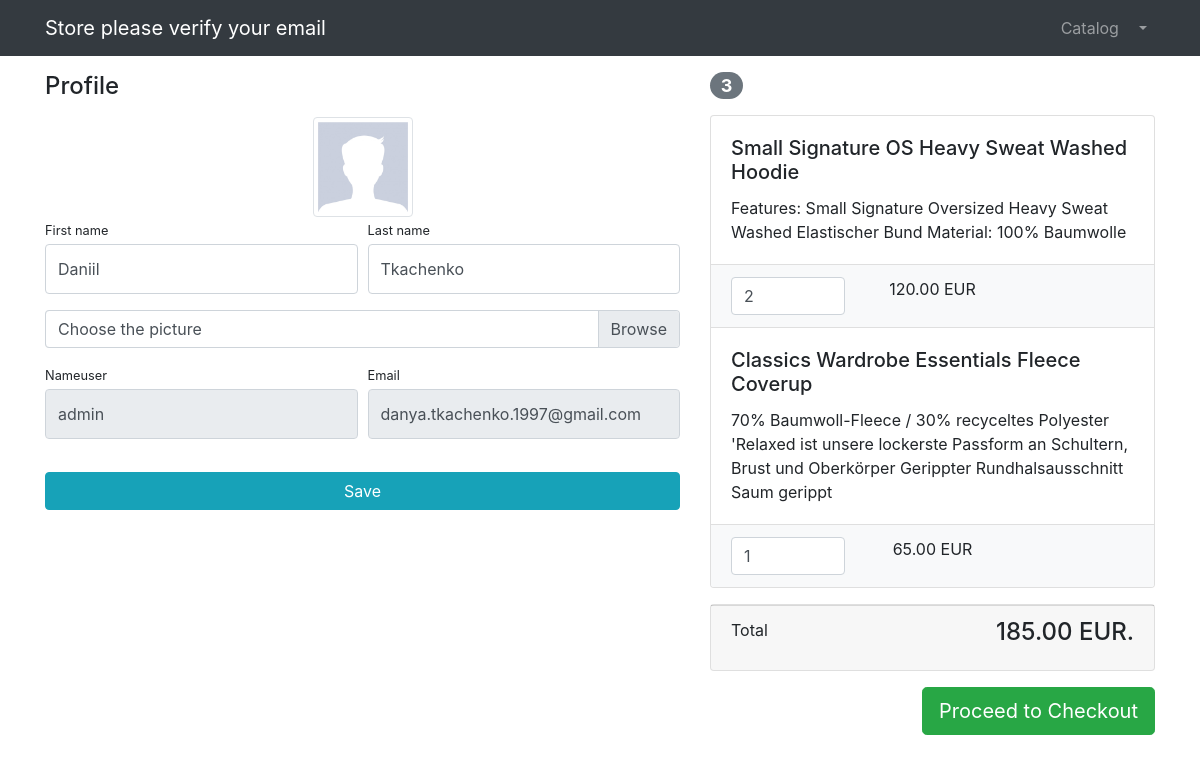
Page /users/profile/1 (signed in) on the earlier database version.
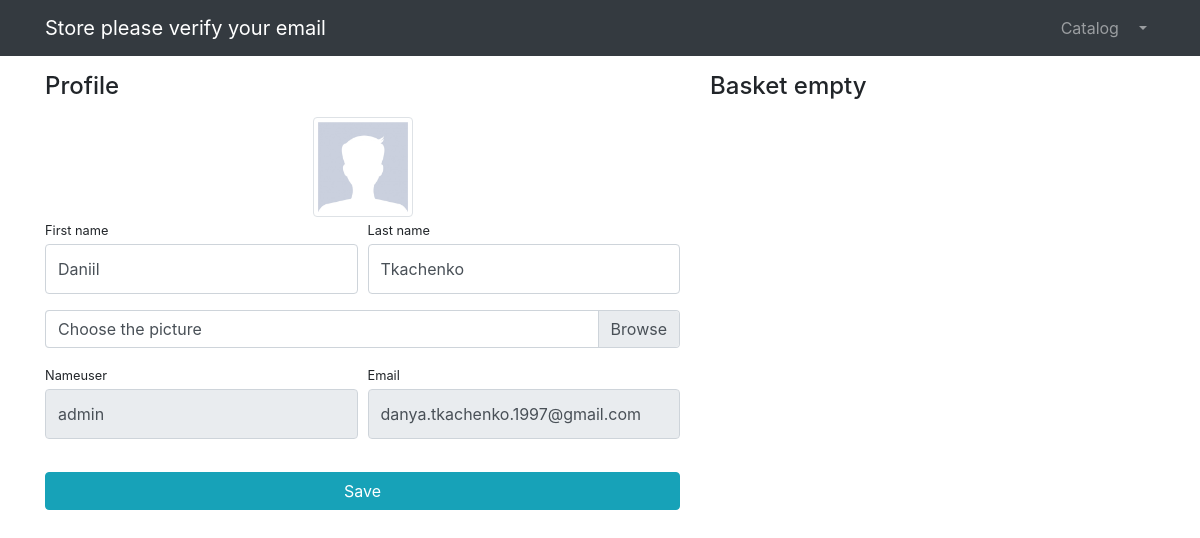
Same page on the later database version.
### products/models.py (models this page shows, shortened)
class Basket(models.Model):
    user = models.ForeignKey(to=User, on_delete=models.CASCADE)
    product = models.ForeignKey(to=Products, on_delete=models.CASCADE)
    quantity = models.PositiveSmallIntegerField(default=0)
    created_timestamp = models.DateTimeField(auto_now_add=True)
    objects = BasketQuearySet.as_manager()
    def sum(self):
        return self.product.price * self.quantity

class Products(models.Model):
    name = models.CharField(max_length=256)
    gender_choices = [
        ('M', 'Мужской'),
        ('F', 'Женский'),
        ('U', 'Унисекс'),
    ]
    gender = models.CharField(max_length=1, choices=gender_choices, default='U')
    slug = models.SlugField(max_length=250, default=None)
    company = models.CharField(max_length=128, default=None)
    description = models.TextField()
    price = models.DecimalField(decimal_places=2, max_digits=6)
    quanity = models.PositiveIntegerField(default=0)
    stripe_product_price_id = models.CharField(max_length=128, null=True, blank=True)
    category = models.ForeignKey(ProductsCategori, on_delete=models.CASCADE)
    class Meta:
        verbose_name = 'Product'
        verbose_name_plural = 'Products'
    def upload_to(self, filename):
        return f'products_image/{self.name}/{filename}'
    main_image = models.ImageField(upload_to=upload_to, default=None)

### users/views.py (the view, shortened to what this page needs)
# urls.py: path("profile/<int:pk>", login_required(views.UserProfileView.as_view()), name='profile'),
class UserProfileView(UpdateView):
    model = User
    form_class = UserProfileForm
    template_name = 'users/profile.html'

### users/form.py
class UserProfileForm(UserChangeForm):
    first_name = forms.CharField(widget=forms.TextInput(attrs={
        'class': "form-control py-4",
    }))
    last_name = forms.CharField(widget=forms.TextInput(attrs={
        'class': "form-control py-4",
    }))
    image = forms.ImageField(widget=forms.FileInput(attrs={
        'class': "custom-file-label",
    }), required=False)
    username = forms.CharField(widget=forms.TextInput(attrs={
        'class': "form-control py-4", 'readonly': True
    }))
    email = forms.CharField(widget=forms.TextInput(attrs={
        'class': "form-control py-4", 'readonly': True
    }))
    class Meta:
        model = User
        fields = ('first_name', 'last_name', 'image', 'username', 'email')

### products/context_processors.py (called while the page is built)
def basket(request):
    user = request.user
    return {'basket': Basket.objects.filter(user=user) if user.is_authenticated else []}

### products/models.py (called while the page is built)
    def total_sum(self):
        return sum(basket.sum() for basket in self)

    def total_quantity(self):
        return sum(basket.quantity for basket in self)

### users/templates/users/profile.html (shortened to what this page needs)
{% extends 'products/base.html' %}
{% load static %}
{% block css %}
    <link rel="stylesheet" href="{% static 'vendor/css/profile.css' %}">
{% endblock %}
{% block content %}
    <div class="container">
    <div class="row">
        <div class="col-lg-7">
            <h4 class="mt-3 mb-3">Profile</h4>
            <div class="col-lg-12 text-center">
                <img width="100" height="100"
                     src="{% if user.image %} {{ user.image.url }} {% else %} {% static 'vendor/img/users/default_avatar.jpg' %} {% endif %}"
                     class="img-thumbnail">
            </div>
            <form action="{% url 'profile' user.id %}" method="post" enctype = "multipart/form-data">
                <div class="form-row">
                    <div class="col-lg-6">
                        <div class="form-group">
                            <label class="small mb-1" for="{{form.first_name.id_for_label}}">First name</label>
                            {{ form.first_name }}
                        </div>
                    </div>
                    <div class="col-lg-6">
                        <div class="form-group">
                            <label class="small mb-1" for="{{form.last_name.id_for_label}}">Last name</label>
                            {{form.last_name}}
                        </div>
                    </div>
                </div>
                <div class="form-row mb-2">
                    <div class="col-lg-12">
                        <div class="custom-file">
                            <label class="custom-file-label" for="{{form.image.id_for_label}}">Choose the picture</label>
                        </div>
                    </div>
                </div>
                <div class="form-row">
                    <div class="col-lg-6">
                        <label class="small mb-1" for="{{form.username.id_for_label}}">Nameuser</label>
                        {{form.username}}
                    </div>
                    <div class="col-lg-6">
                        <label class="small mb-1" for="{{form.email.id_for_label}}">Email</label>
                        {{form.email}}
                    </div>
                </div>
                <div class="form-row">
                    <div class="col-lg-12" style="margin-top: 33px;">
                        <input class="btn btn-info btn-block" type="submit" value="Save">
                    </div>
                </div>
            </form>
        </div>
        <div class="col-lg-5">
          {% include 'users/basket.html' %}
        </div>
    </div>
</div>
{% endblock %}

### users/templates/users/basket.html (shortened to what this page needs)
{% if basket%}
    <h4 class="mt-3 mb-3 d-flex justify-content-between align-items-center mb-3">
                 <span class="badge badge-secondary badge-pill">{{basket.total_quantity}}</span>
            </h4>
            <div class="card mb-3">
                {%for i in basket%}
                <div class="card-body">
                    <h5 class="card-title">{{ i.product.name }}</h5>
                    <p class="card-text">{{ i.product.description }} </p>
                </div>
                <ul class="list-group list-group-flush">
                    <li class="list-group-item bg-light">
                        <div class="row text-center">
                            <div class="col-lg-4">
                                <input name="basketID" type="number" class="form-control"
                                       value={{i.quantity}} >
                            </div>
                            <div class="col-lg-4">{{i.sum}} EUR</div>
                        </div>
                    </li>
                </ul>
                {%endfor%}
            </div>
            <div class="card mb-3">
                <div class="card-footer">
                    <p class="float-left">Total</p>
                    <h4 class="float-right">{{basket.total_sum}} EUR.</h4>
                </div>
            </div>
            <a class="btn btn-success btn-lg float-right" href="{% url 'order-create'%}">
                Proceed to Checkout
            </a>
{%else%}
        <h4 class="mt-3 mb-3 align-center">
                Basket empty
            </h4>
{%endif%}

Differences in the rows shown:
removed Basket: total_quantity "3", product.name "Small Signature OS Heavy Sweat Washed Hoodie", product.description "Features: Small Signature Oversized Heavy Sweat Washed Elastischer Bund Material: 100% Baumwolle", basketID "2", sum "120.00", total_sum "185.00"
removed Basket: product.name "Classics Wardrobe Essentials Fleece Coverup", product.description "70% Baumwoll-Fleece / 30% recyceltes Polyester 'Relaxed ist unsere lockerste Passform an Schultern, Brust und Oberkörper Gerippter Rundhalsausschnitt Saum gerippt", basketID "1", sum "65.00"
Other differences:
text no longer shown: "Total EUR. Proceed to Checkout"
text now shown: "Basket empty"
